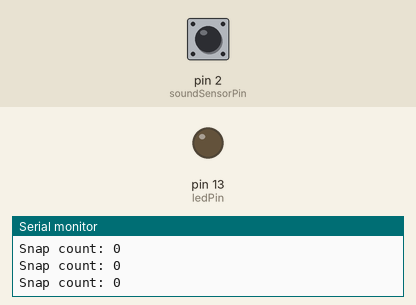
The sketch below on a simulated Arduino Uno, built with avr-gcc and run on an emulated ATmega328P. Shown: output pins drawn as LEDs (lit = HIGH), the last lines printed to the serial monitor. Dashed ring = blinking. The inputs (shaded band) are chosen by the test bench; at power-on: pin 2 (soundSensorPin) LOW.

Above: at 1.2 s.
1.3 s: pin 2 (soundSensorPin) driven HIGH
At 1.7 s:
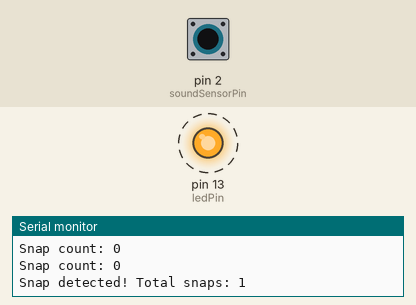
4.3 s: pin 2 (soundSensorPin) driven LOW
At 5.3 s:
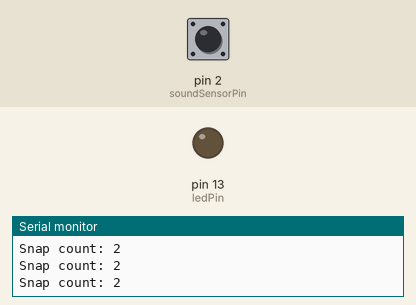
5.8 s: pin 2 (soundSensorPin) pulsed HIGH 2 times (0.12 s each, 0.3 s apart)
At 6.2 s:
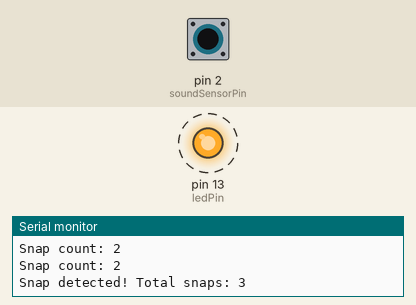
Timing chart, 0 to 9.8 s (numbered marks = the images above; inputs shaded):
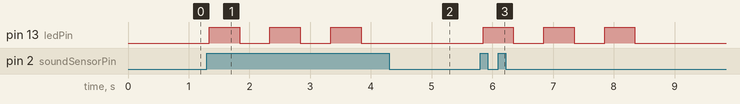

Measured:
- after the input at 1.3 s, pin 13 (ledPin): alternates HIGH for 0.50 s and LOW for 0.50 s, starting at once
- after the input at 4.3 s, pin 13 (ledPin): stays LOW (without the input it goes to HIGH after 0.04 s)
- after the input at 5.8 s, pin 13 (ledPin): alternates HIGH for 0.50 s and LOW for 0.50 s, 6 changes in all, then stays LOW, starting after 0.05 s

The sketch:

Snapsound_Incremental_Counter.ino
```cpp
/*  This code basically increments the number of times the LED Blinks depending on the number of claps or snaps detected.
It des not reset the snap count and thus, it is basically an incremental counter. Use this code as you wish as it is mostly ChatGPT Generated */

const int soundSensorPin = 2;  // Digital pin for the sound sensor
const int ledPin = 13;        // Digital pin for the LED

int snapCount = 0;            // Counter for snap detections

void setup() {
  pinMode(soundSensorPin, INPUT);
  pinMode(ledPin, OUTPUT);
  Serial.begin(9600);
}

void loop() {
  int soundValue = digitalRead(soundSensorPin); // Read the digital value from the sound sensor

  if (soundValue == HIGH) {  // Adjust this condition based on your sensor's behavior
    snapCount++;  // Increment the snap count
    Serial.print("Snap detected! Total snaps: ");
    Serial.println(snapCount);

    // Blink the LED based on the snap count
    for (int i = 0; i < snapCount; i++) {
      digitalWrite(ledPin, HIGH);  // Turn on the LED
      delay(500);  // LED on time
      digitalWrite(ledPin, LOW);   // Turn off the LED
      delay(500);  // LED off time
    }
  }

  // Serial print the snap count
  Serial.print("Snap count: ");
  Serial.println(snapCount);
}
```
